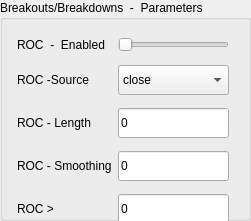
              <widget class="QGroupBox" name="grpBox_BO_parametersIndi">
               <property name="geometry">
                <rect>
                 <x>820</x>
                 <y>40</y>
                 <width>251</width>
                 <height>221</height>
                </rect>
               </property>
               <property name="title">
                <string>Breakouts/Breakdowns  -  Parameters</string>
               </property>
               <property name="Combinear.qss" stdset="0">
                <string notr="true"/>
               </property>
               <widget class="QWidget" name="layoutWidget_28">
                <property name="geometry">
                 <rect>
                  <x>17</x>
                  <y>30</y>
                  <width>322</width>
                  <height>206</height>
                 </rect>
                </property>
                <layout class="QGridLayout" name="gridLayout_57">
                 <item row="2" column="2">
                  <spacer name="horizontalSpacer_37">
                   <property name="orientation">
                    <enum>Qt::Horizontal</enum>
                   </property>
                   <property name="sizeHint" stdset="0">
                    <size>
                     <width>40</width>
                     <height>20</height>
                    </size>
                   </property>
                  </spacer>
                 </item>
                 <item row="1" column="0">
                  <widget class="QLabel" name="lblSELL_IndicatorEnabled_10">
                   <property name="text">
                    <string>ROC  -  Enabled</string>
                   </property>
                   <property name="Combinear.qss" stdset="0">
                    <string notr="true"/>
                   </property>
                  </widget>
                 </item>
                 <item row="1" column="1">
                  <widget class="QSlider" name="hSlider_SELL_IndicatorEnabled_32">
                   <property name="maximum">
                    <number>5</number>
                   </property>
                   <property name="orientation">
                    <enum>Qt::Horizontal</enum>
                   </property>
                   <property name="Combinear.qss" stdset="0">
                    <string notr="true"/>
                   </property>
                  </widget>
                 </item>
                 <item row="2" column="0">
                  <widget class="QLabel" name="lblRocAppliedPrice_9">
                   <property name="text">
                    <string>ROC -Source</string>
                   </property>
                   <property name="Combinear.qss" stdset="0">
                    <string notr="true"/>
                   </property>
                  </widget>
                 </item>
                 <item row="5" column="1">
                  <widget class="QLineEdit" name="txtRocRBuyIncreasePercentage_9">
                   <property name="minimumSize">
                    <size>
                     <width>0</width>
                     <height>30</height>
                    </size>
                   </property>
                   <property name="text">
                    <string>0</string>
                   </property>
                   <property name="Combinear.qss" stdset="0">
                    <string notr="true"/>
                   </property>
                  </widget>
                 </item>
                 <item row="5" column="0">
                  <widget class="QLabel" name="lblRocRBuyIncreasePercentage_9">
                   <property name="text">
                    <string>ROC &gt;</string>
                   </property>
                   <property name="Combinear.qss" stdset="0">
                    <string notr="true"/>
                   </property>
                  </widget>
                 </item>
                 <item row="3" column="1">
                  <widget class="QLineEdit" name="txtRocPeriodR_9">
                   <property name="minimumSize">
                    <size>
                     <width>0</width>
                     <height>30</height>
                    </size>
                   </property>
                   <property name="cursor">
                    <cursorShape>IBeamCursor</cursorShape>
                   </property>
                   <property name="text">
                    <string>0</string>
                   </property>
                   <property name="Combinear.qss" stdset="0">
                    <string notr="true"/>
                   </property>
                  </widget>
                 </item>
                 <item row="2" column="1">
                  <widget class="QComboBox" name="drpRocAppliedPriceR_9">
                   <property name="sizePolicy">
                    <sizepolicy hsizetype="Preferred" vsizetype="Fixed">
                     <horstretch>0</horstretch>
                     <verstretch>0</verstretch>
                    </sizepolicy>
                   </property>
                   <property name="minimumSize">
                    <size>
                     <width>0</width>
                     <height>30</height>
                    </size>
                   </property>
                   <property name="Combinear.qss" stdset="0">
                    <string notr="true"/>
                   </property>
                   <item>
                    <property name="text">
                     <string>close</string>
                    </property>
                   </item>
                   <item>
                    <property name="text">
                     <string>open</string>
                    </property>
                   </item>
                   <item>
                    <property name="text">
                     <string>high</string>
                    </property>
                   </item>
                   <item>
                    <property name="text">
                     <string>low</string>
                    </property>
                   </item>
                   <item>
                    <property name="text">
                     <string>HL2</string>
                    </property>
                   </item>
                   <item>
                    <property name="text">
                     <string>HLC3</string>
                    </property>
                   </item>
                   <item>
                    <property name="text">
                     <string>OHLC</string>
                    </property>
                   </item>
                  </widget>
                 </item>
                 <item row="3" column="0">
                  <widget class="QLabel" name="lblRocPeriodR_9">
                   <property name="text">
                    <string>ROC - Length</string>
                   </property>
                   <property name="Combinear.qss" stdset="0">
                    <string notr="true"/>
                   </property>
                  </widget>
                 </item>
                 <item row="4" column="0">
                  <widget class="QLabel" name="lblRocSmoothingR_9">
                   <property name="text">
                    <string>ROC - Smoothing</string>
                   </property>
                   <property name="Combinear.qss" stdset="0">
                    <string notr="true"/>
                   </property>
                  </widget>
                 </item>
                 <item row="4" column="1">
                  <widget class="QLineEdit" name="txtRocSmoothingR_9">
                   <property name="minimumSize">
                    <size>
                     <width>0</width>
                     <height>30</height>
                    </size>
                   </property>
                   <property name="text">
                    <string>0</string>
                   </property>
                   <property name="Combinear.qss" stdset="0">
                    <string notr="true"/>
                   </property>
                  </widget>
                 </item>
                </layout>
               </widget>
              </widget>
